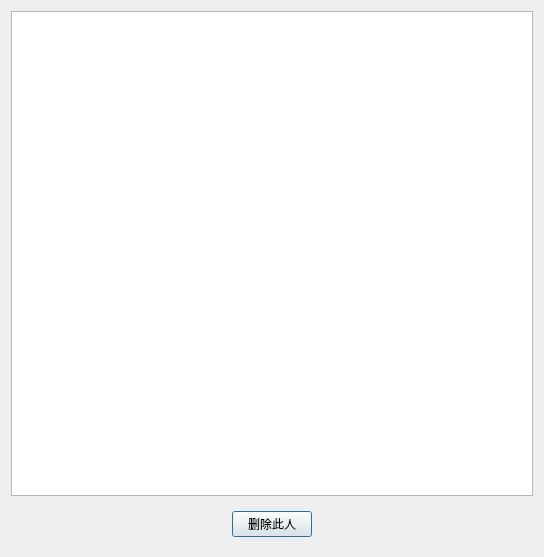
<?xml version="1.0" encoding="UTF-8"?>
<ui version="4.0">
 <class>UserListWindow</class>
 <widget class="QDialog" name="UserListWindow">
  <property name="geometry">
   <rect>
    <x>0</x>
    <y>0</y>
    <width>544</width>
    <height>557</height>
   </rect>
  </property>
  <property name="windowTitle">
   <string>Dialog</string>
  </property>
  <layout class="QVBoxLayout" name="verticalLayout">
   <item>
    <widget class="QTableWidget" name="ClientListTb">
     <property name="sizePolicy">
      <sizepolicy hsizetype="Preferred" vsizetype="Preferred">
       <horstretch>20</horstretch>
       <verstretch>20</verstretch>
      </sizepolicy>
     </property>
    </widget>
   </item>
   <item>
    <widget class="QWidget" name="widget" native="true">
     <property name="sizePolicy">
      <sizepolicy hsizetype="Preferred" vsizetype="Fixed">
       <horstretch>0</horstretch>
       <verstretch>0</verstretch>
      </sizepolicy>
     </property>
     <layout class="QHBoxLayout" name="horizontalLayout">
      <item>
       <spacer name="horizontalSpacer">
        <property name="orientation">
         <enum>Qt::Horizontal</enum>
        </property>
        <property name="sizeHint" stdset="0">
         <size>
          <width>194</width>
          <height>20</height>
         </size>
        </property>
       </spacer>
      </item>
      <item>
       <widget class="QPushButton" name="btn_del">
        <property name="text">
         <string>删除此人</string>
        </property>
       </widget>
      </item>
      <item>
       <spacer name="horizontalSpacer_2">
        <property name="orientation">
         <enum>Qt::Horizontal</enum>
        </property>
        <property name="sizeHint" stdset="0">
         <size>
          <width>193</width>
          <height>20</height>
         </size>
        </property>
       </spacer>
      </item>
     </layout>
    </widget>
   </item>
  </layout>
 </widget>
 <resources/>
 <connections/>
</ui>
